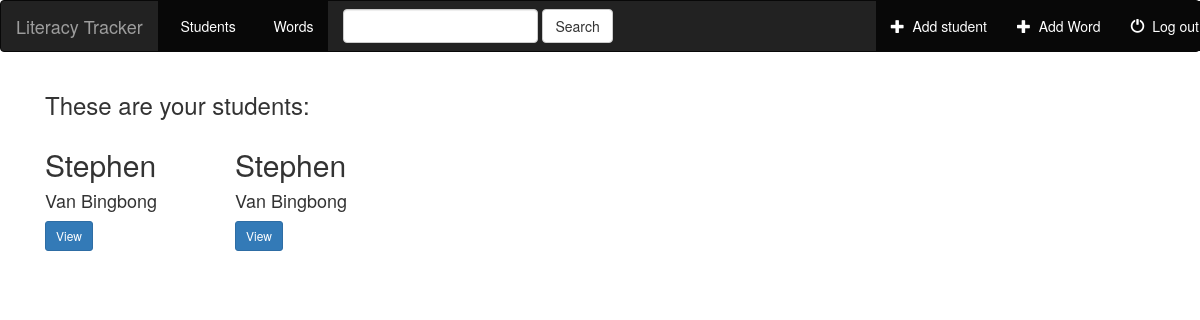
The app's page /students/ (signed in), older data.
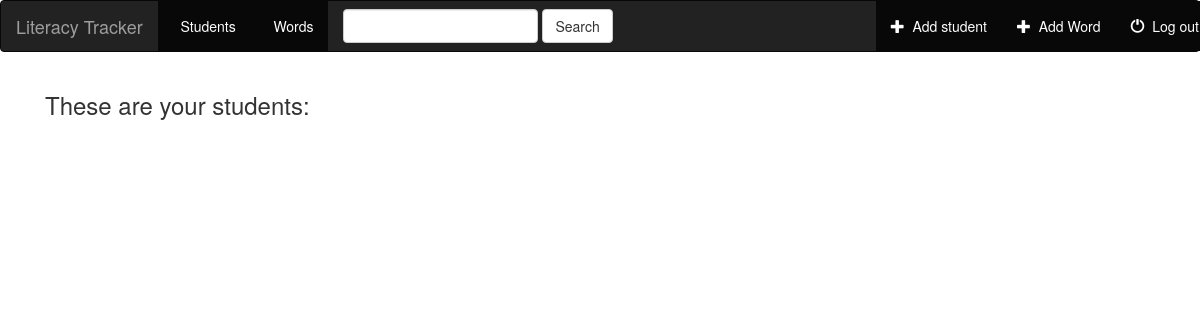
The same page, newer data.
### students/models.py (models this page shows, shortened)
class Student(models.Model):
    user = models.ForeignKey('auth.User')
    first_name = models.CharField(max_length=250, default="", blank=True)
    last_name = models.CharField(max_length=250, default="", blank=True)
    grade = models.CharField(max_length=5, default="", blank=True)
    words = models.ManyToManyField(Word, default="", blank=True)

### students/views.py (the view)
class IndexView(generic.ListView):
    model = Student
    template_name= "students/index.html"
    context_object_name = "all_students"
    def get_queryset(self):
        return Student.objects.filter(user=self.request.user)

### students/templates/students/index.html (shortened to what this page needs)
{% extends 'base.html' %}
{% block body %}
<div class="students-container container-fluid">
    <div class="row">
        <div class="col-sm-12">
            <h3>These are your students:</h3>
        </div>
            {% for student in all_students %}
                <div class="col-sm-4 col-lg-2">
                            <h2>{{ student.first_name }}</h2>
                            <h4>{{ student.last_name}}</h4>
                            <a href="{% url 'students:student_detail' student.id %}" class="btn btn-primary btn-sm">View</a>
                </div>
            {% endfor %}
          </div>
        </div>
{%endblock%}

### templates/base.html (shortened to what this page needs)
{% load static %}
<!DOCTYPE html>
<html lang="en" dir="ltr">
  <head>
    <link rel="stylesheet" href="https://maxcdn.bootstrapcdn.com/bootstrap/3.3.6/css/bootstrap.min.css">
    <link href="https://cdnjs.cloudflare.com/ajax/libs/select2/4.0.6-rc.0/css/select2.min.css" rel="stylesheet" />
    <link rel="stylesheet" type="text/css" href="{% static 'master.css' %}">
  </head>
  <body>
    <nav class="navbar navbar-inverse my-navbar">
      <div class="container-fluid">
        <div class="navbar-header">
            <a class="navbar-brand" href="{% url 'home' %}"> Literacy Tracker
            </a>
        </div>
  {% if user.is_authenticated %}
  <div class="collapse navbar-collapse" id="topnavbar">
    <ul class="nav navbar-nav">
        <li class="active">
          <a href="{%url "students:index" %}">
            &nbsp; Students
          </a>
        </li>
        <li class="active">
          <a href="{%url "students:word_index" %}">
            &nbsp; Words
          </a>
        </li>
    </ul>
    <form class= "navbar-form navbar-left" role="search" method="get" action="#">
      <div class="form-group">
        <input type="text" class="form-control" name="q" value="">
      </div>
        <button type="submit" class="btn btn-default">Search</button>
    </form>
    <ul class="nav navbar-nav navbar-right">
      <li class="active">
      <a href="{% url 'students:student-add' %}">
      <span class="glyphicon glyphicon-plus" aria-hidden="true"></span>&nbsp; Add student
          </a></li>
    <ul class="nav navbar-nav navbar-right">
      <li class="active">
      <a href="{% url 'students:word-add' %}">
      <span class="glyphicon glyphicon-plus" aria-hidden="true"></span>&nbsp; Add Word
          </a></li>
    <ul class="nav navbar-nav navbar-right">
      <li class="active">
      <a href="{%url 'accounts:logout'%}">
      <span class="glyphicon glyphicon-off" aria-hidden="true"></span>&nbsp; Log out
          </a></li>
  </div>
</div>
  {% endif %}
</nav>
<div class ="container mycontent">
  {% block body %}
  {% endblock  %}
</div>
</body>
</html>

Row changes from the older to the newer data that the page shows:
removed Student: first_name "Stephen", last_name "Van Bingbong"
removed Student: first_name "Stephen", last_name "Van Bingbong"
